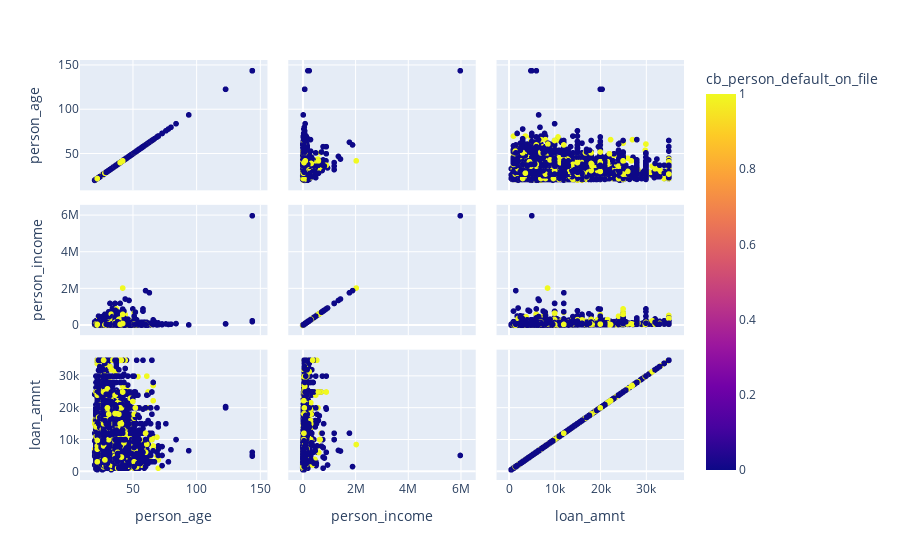

The notebook cell this image was saved under:
### Code cell
chart = px.scatter_matrix(ax, dimensions=['person_age', 'person_income', 'loan_amnt'], 
                          color='cb_person_default_on_file' )
chart.show()

### Figure 1 — Plotly figure (JSON) as saved in the notebook; plotly's stock layout.template omitted (floating-point values rounded to 4 significant figures; data arrays with more than 128 entries replaced by an {"elided": "..."} marker saying what was removed)
{"data": [{"dimensions": [{"axis": {"matches": true}, "label": "person_age", "values": {"elided": "32581 int values"}}, {"axis": {"matches": true}, "label": "person_income", "values": {"elided": "32581 int values"}}, {"axis": {"matches": true}, "label": "loan_amnt", "values": {"elided": "32581 int values"}}], "hovertemplate": "%{xaxis.title.text}=%{x}<br>%{yaxis.title.text}=%{y}<br>cb_person_default_on_file=%{marker.color}<extra></extra>", "legendgroup": "", "marker": {"color": {"elided": "32581 int values"}, "coloraxis": "coloraxis", "symbol": "circle"}, "name": "", "showlegend": false, "type": "splom"}], "layout": {"coloraxis": {"colorbar": {"title": {"text": "cb_person_default_on_file"}}, "colorscale": [[0, "#0d0887"], [0.1111, "#46039f"], [0.2222, "#7201a8"], [0.3333, "#9c179e"], [0.4444, "#bd3786"], [0.5556, "#d8576b"], [0.6667, "#ed7953"], [0.7778, "#fb9f3a"], [0.8889, "#fdca26"], [1, "#f0f921"]]}, "dragmode": "select", "legend": {"tracegroupgap": 0}, "margin": {"t": 60}}}
